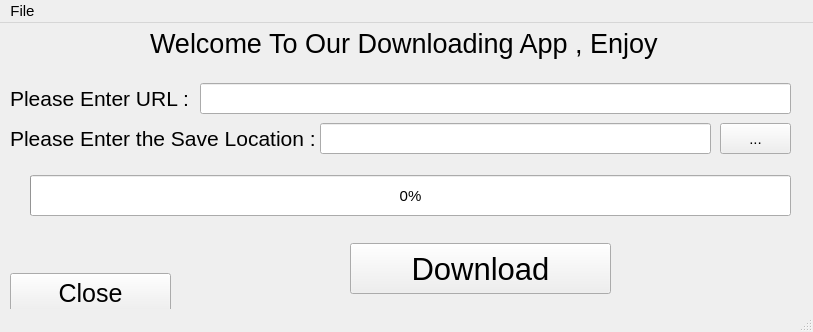
<?xml version="1.0" encoding="UTF-8"?>
<ui version="4.0">
 <class>MainWindow</class>
 <widget class="QMainWindow" name="MainWindow">
  <property name="geometry">
   <rect>
    <x>0</x>
    <y>0</y>
    <width>813</width>
    <height>332</height>
   </rect>
  </property>
  <property name="minimumSize">
   <size>
    <width>0</width>
    <height>0</height>
   </size>
  </property>
  <property name="maximumSize">
   <size>
    <width>121111</width>
    <height>16777215</height>
   </size>
  </property>
  <property name="font">
   <font>
    <pointsize>11</pointsize>
   </font>
  </property>
  <property name="windowTitle">
   <string>MainWindow</string>
  </property>
  <property name="styleSheet">
   <string notr="true">QProgressBar:horizontal {
    border: 1px solid #3A3939;
    text-align: center;
    padding: 1px;
    background: #201F1F;
}
QProgressBar::chunk:horizontal {
    background-color: qlineargradient(spread:reflect, x1:1, y1:0.545, x2:1, y2:0, stop:0 rgba(28, 66, 111, 255), stop:1 rgba(37, 87, 146, 255));
}

QToolTip
{
    border: 1px solid #3A3939;
    background-color: rgb(90, 102, 117);;
    color: white;
    padding: 1px;
    opacity: 200;
}

QWidget
{
    color: silver;
    background-color: #302F2F;
    selection-background-color:#3d8ec9;
    selection-color: black;
    background-clip: border;
    border-image: none;
    outline: 0;
}

QWidget:item:hover
{
    background-color: #78879b;
    color: black;
}

QWidget:item:selected
{
    background-color: #3d8ec9;
}

QCheckBox
{
    spacing: 5px;
    outline: none;
    color: #bbb;
    margin-bottom: 2px;
}

QCheckBox:disabled
{
    color: #777777;
}
QCheckBox::indicator,
QGroupBox::indicator
{
    width: 18px;
    height: 18px;
}
QGroupBox::indicator
{
    margin-left: 2px;
}

QCheckBox::indicator:unchecked,
QCheckBox::indicator:unchecked:hover,
QGroupBox::indicator:unchecked,
QGroupBox::indicator:unchecked:hover
{
    image: url(:/dark_blue/img/checkbox_unchecked.png);
}

QCheckBox::indicator:unchecked:focus,
QCheckBox::indicator:unchecked:pressed,
QGroupBox::indicator:unchecked:focus,
QGroupBox::indicator:unchecked:pressed
{
  border: none;
    image: url(:/dark_blue/img/checkbox_unchecked_focus.png);
}

QCheckBox::indicator:checked,
QCheckBox::indicator:checked:hover,
QGroupBox::indicator:checked,
QGroupBox::indicator:checked:hover
{
    image: url(:/dark_blue/img/checkbox_checked.png);
}

QCheckBox::indicator:checked:focus,
QCheckBox::indicator:checked:pressed,
QGroupBox::indicator:checked:focus,
QGroupBox::indicator:checked:pressed
{
  border: none;
    image: url(:/dark_blue/img/checkbox_checked_focus.png);
}

QCheckBox::indicator:indeterminate,
QCheckBox::indicator:indeterminate:hover,
QCheckBox::indicator:indeterminate:pressed
QGroupBox::indicator:indeterminate,
QGroupBox::indicator:indeterminate:hover,
QGroupBox::indicator:indeterminate:pressed
{
    image: url(:/dark_blue/img/checkbox_indeterminate.png);
}

QCheckBox::indicator:indeterminate:focus,
QGroupBox::indicator:indeterminate:focus
{
    image: url(:/dark_blue/img/checkbox_indeterminate_focus.png);
}

QCheckBox::indicator:checked:disabled,
QGroupBox::indicator:checked:disabled
{
    image: url(:/dark_blue/img/checkbox_checked_disabled.png);
}

QCheckBox::indicator:unchecked:disabled,
QGroupBox::indicator:unchecked:disabled
{
    image: url(:/dark_blue/img/checkbox_unchecked_disabled.png);
}

QRadioButton
{
    spacing: 5px;
    outline: none;
    color: #bbb;
    margin-bottom: 2px;
}

QRadioButton:disabled
{
    color: #777777;
}
QRadioButton::indicator
{
    width: 21px;
    height: 21px;
}

QRadioButton::indicator:unchecked,
QRadioButton::indicator:unchecked:hover
{
    image: url(:/dark_blue/img/radio_unchecked.png);
}

QRadioButton::indicator:unchecked:focus,
QRadioButton::indicator:unchecked:pressed
{
  border: none;
  outline: none;
    image: url(:/dark_blue/img/radio_unchecked_focus.png);
}

QRadioButton::indicator:checked,
QRadioButton::indicator:checked:hover
{
  border: none;
  outline: none;
    image: url(:/dark_blue/img/radio_checked.png);
}

QRadioButton::indicator:checked:focus,
QRadioButton::indicato::menu-arrowr:checked:pressed
{
  border: none;
  outline: none;
    image: url(:/dark_blue/img/radio_checked_focus.png);
}

QRadioButton::indicator:indeterminate,
QRadioButton::indicator:indeterminate:hover,
QRadioButton::indicator:indeterminate:pressed
{
        image: url(:/dark_blue/img/radio_indeterminate.png);
}

QRadioButton::indicator:checked:disabled
{
  outline: none;
  image: url(:/dark_blue/img/radio_checked_disabled.png);
}

QRadioButton::indicator:unchecked:disabled
{
    image: url(:/dark_blue/img/radio_unchecked_disabled.png);
}


QMenuBar
{
    background-color: #302F2F;
    color: silver;
}

QMenuBar::item
{
    background: transparent;
}

QMenuBar::item:selected
{
    background: transparent;
    border: 1px solid #3A3939;
}

QMenuBar::item:pressed
{
    border: 1px solid #3A3939;
    background-color: #3d8ec9;
    color: black;
    margin-bottom:-1px;
    padding-bottom:1px;
}

QMenu
{
    border: 1px solid #3A3939;
    color: silver;
    margin: 1px;
}

QMenu::icon
{
    margin: 1px;
}

QMenu::item
{
    padding: 2px 2px 2px 25px;
    margin-left: 5px;
    border: 1px solid transparent; /* reserve space for selection border */
}

QMenu::item:selected
{
    color: black;
}

QMenu::separator {
    height: 2px;
    background: lightblue;
    margin-left: 10px;
    margin-right: 5px;
}

QMenu::indicator {
    width: 16px;
    height: 16px;
}

/* non-exclusive indicator = check box style indicator
   (see QActionGroup::setExclusive) */
QMenu::indicator:non-exclusive:unchecked {
    image: url(:/dark_blue/img/checkbox_unchecked.png);
}

QMenu::indicator:non-exclusive:unchecked:selected {
    image: url(:/dark_blue/img/checkbox_unchecked_disabled.png);
}

QMenu::indicator:non-exclusive:checked {
    image: url(:/dark_blue/img/checkbox_checked.png);
}

QMenu::indicator:non-exclusive:checked:selected {
    image: url(:/dark_blue/img/checkbox_checked_disabled.png);
}

/* exclusive indicator = radio button style indicator (see QActionGroup::setExclusive) */
QMenu::indicator:exclusive:unchecked {
    image: url(:/dark_blue/img/radio_unchecked.png);
}

QMenu::indicator:exclusive:unchecked:selected {
    image: url(:/dark_blue/img/radio_unchecked_disabled.png);
}

QMenu::indicator:exclusive:checked {
    image: url(:/dark_blue/img/radio_checked.png);
}

QMenu::indicator:exclusive:checked:selected {
    image: url(:/dark_blue/img/radio_checked_disabled.png);
}

QMenu::right-arrow {
    margin: 5px;
    image: url(:/dark_blue/img/right_arrow.png)
}


QWidget:disabled
{
    color: #808080;
    background-color: #302F2F;
}

QAbstractItemView
{
    alternate-background-color: #3A3939;
    color: silver;
    border: 1px solid 3A3939;
    border-radius: 2px;
    padding: 1px;
}

QWidget:focus, QMenuBar:focus
{
    border: 1px solid #78879b;
}

QTabWidget:focus, QCheckBox:focus, QRadioButton:focus, QSlider:focus
{
    border: none;
}

QLineEdit
{
    background-color: #201F1F;
    padding: 2px;
    border-style: solid;
    border: 1px solid #3A3939;
    border-radius: 2px;
    color: silver;
}

QGroupBox {
    border:1px solid #3A3939;
    border-radius: 2px;
    margin-top: 20px;
    background-color: #302F2F;
    color: silver;
}

QGroupBox::title {
    subcontrol-origin: margin;
    subcontrol-position: top center;
    padding-left: 10px;
    padding-right: 10px;
    padding-top: 10px;
}

QAbstractScrollArea
{
    border-radius: 2px;
    border: 1px solid #3A3939;
    background-color: transparent;
}

QScrollBar:horizontal
{
    height: 15px;
    margin: 3px 15px 3px 15px;
    border: 1px transparent #2A2929;
    border-radius: 4px;
    background-color: #2A2929;
}

QScrollBar::handle:horizontal
{
    background-color: #605F5F;
    min-width: 5px;
    border-radius: 4px;
}

QScrollBar::add-line:horizontal
{
    margin: 0px 3px 0px 3px;
    border-image: url(:/dark_blue/img/right_arrow_disabled.png);
    width: 10px;
    height: 10px;
    subcontrol-position: right;
    subcontrol-origin: margin;
}

QScrollBar::sub-line:horizontal
{
    margin: 0px 3px 0px 3px;
    border-image: url(:/dark_blue/img/left_arrow_disabled.png);
    height: 10px;
    width: 10px;
    subcontrol-position: left;
    subcontrol-origin: margin;
}

QScrollBar::add-line:horizontal:hover,QScrollBar::add-line:horizontal:on
{
    border-image: url(:/dark_blue/img/right_arrow.png);
    height: 10px;
    width: 10px;
    subcontrol-position: right;
    subcontrol-origin: margin;
}


QScrollBar::sub-line:horizontal:hover, QScrollBar::sub-line:horizontal:on
{
    border-image: url(:/dark_blue/img/left_arrow.png);
    height: 10px;
    width: 10px;
    subcontrol-position: left;
    subcontrol-origin: margin;
}

QScrollBar::up-arrow:horizontal, QScrollBar::down-arrow:horizontal
{
    background: none;
}


QScrollBar::add-page:horizontal, QScrollBar::sub-page:horizontal
{
    background: none;
}

QScrollBar:vertical
{
    background-color: #2A2929;
    width: 15px;
    margin: 15px 3px 15px 3px;
    border: 1px transparent #2A2929;
    border-radius: 4px;
}

QScrollBar::handle:vertical
{
    background-color: #605F5F;
    min-height: 5px;
    border-radius: 4px;
}

QScrollBar::sub-line:vertical
{
    margin: 3px 0px 3px 0px;
    border-image: url(:/dark_blue/img/up_arrow_disabled.png);
    height: 10px;
    width: 10px;
    subcontrol-position: top;
    subcontrol-origin: margin;
}

QScrollBar::add-line:vertical
{
    margin: 3px 0px 3px 0px;
    border-image: url(:/dark_blue/img/down_arrow_disabled.png);
    height: 10px;
    width: 10px;
    subcontrol-position: bottom;
    subcontrol-origin: margin;
}

QScrollBar::sub-line:vertical:hover,QScrollBar::sub-line:vertical:on
{

    border-image: url(:/dark_blue/img/up_arrow.png);
    height: 10px;
    width: 10px;
    subcontrol-position: top;
    subcontrol-origin: margin;
}


QScrollBar::add-line:vertical:hover, QScrollBar::add-line:vertical:on
{
    border-image: url(:/dark_blue/img/down_arrow.png);
    height: 10px;
    width: 10px;
    subcontrol-position: bottom;
    subcontrol-origin: margin;
}

QScrollBar::up-arrow:vertical, QScrollBar::down-arrow:vertical
{
    background: none;
}


QScrollBar::add-page:vertical, QScrollBar::sub-page:vertical
{
    background: none;
}

QTextEdit
{
    background-color: #201F1F;
    color: silver;
    border: 1px solid #3A3939;
}

QPlainTextEdit
{
    background-color: #201F1F;;
    color: silver;
    border-radius: 2px;
    border: 1px solid #3A3939;
}

QHeaderView::section
{
    background-color: #3A3939;
    color: silver;
    padding-left: 4px;
    border: 1px solid #6c6c6c;
}

QSizeGrip {
    image: url(:/dark_blue/img/sizegrip.png);
    width: 12px;
    height: 12px;
}

QMainWindow
{
    background-color: #302F2F;

}

QMainWindow::separator
{
    background-color: #302F2F;
    color: white;
    padding-left: 4px;
    spacing: 2px;
    border: 1px dashed #3A3939;
}

QMainWindow::separator:hover
{

    background-color: #787876;
    color: white;
    padding-left: 4px;
    border: 1px solid #3A3939;
    spacing: 2px;
}


QMenu::separator
{
    height: 1px;
    background-color: #3A3939;
    color: white;
    padding-left: 4px;
    margin-left: 10px;
    margin-right: 5px;
}


QFrame
{
    border-radius: 2px;
    border: 1px solid #444;
}

QFrame[frameShape=&quot;0&quot;]
{
    border-radius: 2px;
    border: 1px transparent #444;
}

QStackedWidget
{
    background-color: #302F2F;
    border: 1px transparent black;
}

QToolBar {
    border: 1px transparent #393838;
    background: 1px solid #302F2F;
    font-weight: bold;
}

QToolBar::handle:horizontal {
    image: url(:/dark_blue/img/Hmovetoolbar.png);
}
QToolBar::handle:vertical {
    image: url(:/dark_blue/img/Vmovetoolbar.png);
}
QToolBar::separator:horizontal {
    image: url(:/dark_blue/img/Hsepartoolbar.png);
}
QToolBar::separator:vertical {
    image: url(:/dark_blue/img/Vsepartoolbars.png);
}

QPushButton
{
    color: silver;
    background-color: #302F2F;
    border-width: 2px;
    border-color: #4A4949;
    border-style: solid;
    padding-top: 2px;
    padding-bottom: 2px;
    padding-left: 10px;
    padding-right: 10px;
    border-radius: 4px;
    /* outline: none; */
    /* min-width: 40px; */
}

QPushButton:disabled
{
    background-color: #302F2F;
    border-width: 2px;
    border-color: #3A3939;
    border-style: solid;
    padding-top: 2px;
    padding-bottom: 2px;
    padding-left: 10px;
    padding-right: 10px;
    /*border-radius: 2px;*/
    color: #808080;
}

QPushButton:focus {
    background-color: #3d8ec9;
    color: white;
}

QComboBox
{
    selection-background-color: #3d8ec9;
    background-color: #201F1F;
    border-style: solid;
    border: 1px solid #3A3939;
    border-radius: 2px;
    padding: 2px;
    min-width: 75px;
}

QPushButton:checked{
    background-color: #4A4949;
    border-color: #6A6969;
}

QPushButton:hover {
    border: 2px solid #78879b;
    color: silver;
}

QComboBox:hover, QAbstractSpinBox:hover,QLineEdit:hover,QTextEdit:hover,QPlainTextEdit:hover,QAbstractView:hover,QTreeView:hover
{
    border: 1px solid #78879b;
    color: silver;
}

QComboBox:on
{
    background-color: #626873;
    padding-top: 3px;
    padding-left: 4px;
    selection-background-color: #4a4a4a;
}

QComboBox QAbstractItemView
{
    background-color: #201F1F;
    border-radius: 2px;
    border: 1px solid #444;
    selection-background-color: #3d8ec9;
    color: silver;
}

QComboBox::drop-down
{
    subcontrol-origin: padding;
    subcontrol-position: top right;
    width: 15px;

    border-left-width: 0px;
    border-left-color: darkgray;
    border-left-style: solid;
    border-top-right-radius: 3px;
    border-bottom-right-radius: 3px;
}

QComboBox::down-arrow
{
    image: url(:/dark_blue/img/down_arrow_disabled.png);
}

QComboBox::down-arrow:on, QComboBox::down-arrow:hover,
QComboBox::down-arrow:focus
{
    image: url(:/dark_blue/img/down_arrow.png);
}

QPushButton:pressed
{
    background-color: #484846;
}

QAbstractSpinBox {
    padding-top: 2px;
    padding-bottom: 2px;
    border: 1px solid #3A3939;
    background-color: #201F1F;
    color: silver;
    border-radius: 2px;
    min-width: 75px;
}

QAbstractSpinBox:up-button
{
    background-color: transparent;
    subcontrol-origin: border;
    subcontrol-position: top right;
}

QAbstractSpinBox:down-button
{
    background-color: transparent;
    subcontrol-origin: border;
    subcontrol-position: bottom right;
}

QAbstractSpinBox::up-arrow,QAbstractSpinBox::up-arrow:disabled,QAbstractSpinBox::up-arrow:off {
    image: url(:/dark_blue/img/up_arrow_disabled.png);
    width: 10px;
    height: 10px;
}
QAbstractSpinBox::up-arrow:hover
{
    image: url(:/dark_blue/img/up_arrow.png);
}


QAbstractSpinBox::down-arrow,QAbstractSpinBox::down-arrow:disabled,QAbstractSpinBox::down-arrow:off
{
    image: url(:/dark_blue/img/down_arrow_disabled.png);
    width: 10px;
    height: 10px;
}
QAbstractSpinBox::down-arrow:hover
{
    image: url(:/dark_blue/img/down_arrow.png);
}


QLabel
{
    border: 0px solid black;
}

QTabWidget{
    border: 1px transparent black;
}

QTabWidget::pane {
    border: 1px solid #444;
    border-radius: 3px;
    padding: 3px;
}

QTabBar
{
    qproperty-drawBase: 0;
    left: 5px; /* move to the right by 5px */
}

QTabBar:focus
{
    border: 0px transparent black;
}

QTabBar::close-button  {
    image: url(:/dark_blue/img/close.png);
    background: transparent;
}

QTabBar::close-button:hover
{
    image: url(:/dark_blue/img/close-hover.png);
    background: transparent;
}

QTabBar::close-button:pressed {
    image: url(:/dark_blue/img/close-pressed.png);
    background: transparent;
}

/* TOP TABS */
QTabBar::tab:top {
    color: #b1b1b1;
    border: 1px solid #4A4949;
    border-bottom: 1px transparent black;
    background-color: #302F2F;
    padding: 5px;
    border-top-left-radius: 2px;
    border-top-right-radius: 2px;
}

QTabBar::tab:top:!selected
{
    color: #b1b1b1;
    background-color: #201F1F;
    border: 1px transparent #4A4949;
    border-bottom: 1px transparent #4A4949;
    border-top-left-radius: 0px;
    border-top-right-radius: 0px;
}

QTabBar::tab:top:!selected:hover {
    background-color: #48576b;
}

/* BOTTOM TABS */
QTabBar::tab:bottom {
    color: #b1b1b1;
    border: 1px solid #4A4949;
    border-top: 1px transparent black;
    background-color: #302F2F;
    padding: 5px;
    border-bottom-left-radius: 2px;
    border-bottom-right-radius: 2px;
}

QTabBar::tab:bottom:!selected
{
    color: #b1b1b1;
    background-color: #201F1F;
    border: 1px transparent #4A4949;
    border-top: 1px transparent #4A4949;
    border-bottom-left-radius: 0px;
    border-bottom-right-radius: 0px;
}

QTabBar::tab:bottom:!selected:hover {
    background-color: #78879b;
}

/* LEFT TABS */
QTabBar::tab:left {
    color: #b1b1b1;
    border: 1px solid #4A4949;
    border-left: 1px transparent black;
    background-color: #302F2F;
    padding: 5px;
    border-top-right-radius: 2px;
    border-bottom-right-radius: 2px;
}

QTabBar::tab:left:!selected
{
    color: #b1b1b1;
    background-color: #201F1F;
    border: 1px transparent #4A4949;
    border-right: 1px transparent #4A4949;
    border-top-right-radius: 0px;
    border-bottom-right-radius: 0px;
}

QTabBar::tab:left:!selected:hover {
    background-color: #48576b;
}


/* RIGHT TABS */
QTabBar::tab:right {
    color: #b1b1b1;
    border: 1px solid #4A4949;
    border-right: 1px transparent black;
    background-color: #302F2F;
    padding: 5px;
    border-top-left-radius: 2px;
    border-bottom-left-radius: 2px;
}

QTabBar::tab:right:!selected
{
    color: #b1b1b1;
    background-color: #201F1F;
    border: 1px transparent #4A4949;
    border-right: 1px transparent #4A4949;
    border-top-left-radius: 0px;
    border-bottom-left-radius: 0px;
}

QTabBar::tab:right:!selected:hover {
    background-color: #48576b;
}

QTabBar QToolButton::right-arrow:enabled {
     image: url(:/dark_blue/img/right_arrow.png);
 }

 QTabBar QToolButton::left-arrow:enabled {
     image: url(:/dark_blue/img/left_arrow.png);
 }

QTabBar QToolButton::right-arrow:disabled {
     image: url(:/dark_blue/img/right_arrow_disabled.png);
 }

 QTabBar QToolButton::left-arrow:disabled {
     image: url(:/dark_blue/img/left_arrow_disabled.png);
 }


QDockWidget {
    border: 1px solid #403F3F;
    titlebar-close-icon: url(:/dark_blue/img/close.png);
    titlebar-normal-icon: url(:/dark_blue/img/undock.png);
}

QDockWidget::close-button, QDockWidget::float-button {
    border: 1px solid transparent;
    border-radius: 2px;
    background: transparent;
}

QDockWidget::close-button:hover, QDockWidget::float-button:hover {
    background: rgba(255, 255, 255, 10);
}

QDockWidget::close-button:pressed, QDockWidget::float-button:pressed {
    padding: 1px -1px -1px 1px;
    background: rgba(255, 255, 255, 10);
}

QTreeView, QListView, QTextBrowser, AtLineEdit, AtLineEdit::hover {
    border: 1px solid #444;
    background-color: silver;
    border-radius: 3px;
    margin-left: 3px;
    color: black;
}

QTreeView:branch:selected, QTreeView:branch:hover {
    background: url(:/dark_blue/img/transparent.png);
}

QTreeView::branch:has-siblings:!adjoins-item {
    border-image: url(:/dark_blue/img/transparent.png);
}

QTreeView::branch:has-siblings:adjoins-item {
    border-image: url(:/dark_blue/img/transparent.png);
}

QTreeView::branch:!has-children:!has-siblings:adjoins-item {
    border-image: url(:/dark_blue/img/transparent.png);
}

QTreeView::branch:has-children:!has-siblings:closed,
QTreeView::branch:closed:has-children:has-siblings {
    image: url(:/dark_blue/img/branch_closed.png);
}

QTreeView::branch:open:has-children:!has-siblings,
QTreeView::branch:open:has-children:has-siblings  {
    image: url(:/dark_blue/img/branch_open.png);
}

QTreeView::branch:has-children:!has-siblings:closed:hover,
QTreeView::branch:closed:has-children:has-siblings:hover {
    image: url(:/dark_blue/img/branch_closed-on.png);
    }

QTreeView::branch:open:has-children:!has-siblings:hover,
QTreeView::branch:open:has-children:has-siblings:hover  {
    image: url(:/dark_blue/img/branch_open-on.png);
    }

QListView::item:!selected:hover, QListView::item:!selected:hover, QTreeView::item:!selected:hover  {
    background: rgba(0, 0, 0, 0);
    outline: 0;
    color: #FFFFFF
}

QListView::item:selected:hover, QListView::item:selected:hover, QTreeView::item:selected:hover  {
    background: #3d8ec9;
    color: #FFFFFF;
}

QSlider::groove:horizontal {
    border: 1px solid #3A3939;
    height: 8px;
    background: #201F1F;
    margin: 2px 0;
    border-radius: 2px;
}

QSlider::handle:horizontal {
    background: QLinearGradient( x1: 0, y1: 0, x2: 0, y2: 1,
      stop: 0.0 silver, stop: 0.2 #a8a8a8, stop: 1 #727272);
    border: 1px solid #3A3939;
    width: 14px;
    height: 14px;
    margin: -4px 0;
    border-radius: 2px;
}

QSlider::groove:vertical {
    border: 1px solid #3A3939;
    width: 8px;
    background: #201F1F;
    margin: 0 0px;
    border-radius: 2px;
}

QSlider::handle:vertical {
    background: QLinearGradient( x1: 0, y1: 0, x2: 0, y2: 1, stop: 0.0 silver,
    stop: 0.2 #a8a8a8, stop: 1 #727272);
    border: 1px solid #3A3939;
    width: 14px;
    height: 14px;
    margin: 0 -4px;
    border-radius: 2px;
}

QToolButton {
    /*  background-color: transparent; */
    border: 2px transparent #4A4949;
    border-radius: 4px;
    background-color: dimgray;
    margin: 2px;
    padding: 2px;
}

QToolButton[popupMode=&quot;1&quot;] { /* only for MenuButtonPopup */
 padding-right: 20px; /* make way for the popup button */
 border: 2px transparent #4A4949;
 border-radius: 4px;
}

QToolButton[popupMode=&quot;2&quot;] { /* only for InstantPopup */
 padding-right: 10px; /* make way for the popup button */
 border: 2px transparent #4A4949;
}


QToolButton:hover, QToolButton::menu-button:hover {
    border: 2px solid #78879b;
}

QToolButton:checked, QToolButton:pressed,
    QToolButton::menu-button:pressed {
    background-color: #4A4949;
    border: 2px solid #78879b;
}

/* the subcontrol below is used only in the InstantPopup or DelayedPopup mode */
QToolButton::menu-indicator {
    image: url(:/dark_blue/img/down_arrow.png);
    top: -7px; left: -2px; /* shift it a bit */
}

/* the subcontrols below are used only in the MenuButtonPopup mode */
QToolButton::menu-button {
    border: 1px transparent #4A4949;
    border-top-right-radius: 6px;
    border-bottom-right-radius: 6px;
    /* 16px width + 4px for border = 20px allocated above */
    width: 16px;
    outline: none;
}

QToolButton::menu-arrow {
    image: url(:/dark_blue/img/down_arrow.png);
}

QToolButton::menu-arrow:open {
    top: 1px; left: 1px; /* shift it a bit */
    border: 1px solid #3A3939;
}

QPushButton::menu-indicator  {
    subcontrol-origin: padding;
    subcontrol-position: bottom right;
    left: 4px;
}

QTableView
{
    border: 1px solid #444;
    gridline-color: #6c6c6c;
    background-color: #201F1F;
}


QTableView, QHeaderView
{
    border-radius: 0px;
}

QTableView::item:pressed, QListView::item:pressed, QTreeView::item:pressed  {
    background: #78879b;
    color: #FFFFFF;
}

QTableView::item:selected:active, QTreeView::item:selected:active, QListView::item:selected:active  {
    background: #3d8ec9;
    color: #FFFFFF;
}


QHeaderView
{
    border: 1px transparent;
    border-radius: 2px;
    margin: 0px;
    padding: 0px;
}

QHeaderView::section  {
    background-color: #3A3939;
    color: silver;
    padding: 4px;
    border: 1px solid #6c6c6c;
    border-radius: 0px;
    text-align: center;
}

QHeaderView::section::vertical::first, QHeaderView::section::vertical::only-one
{
    border-top: 1px solid #6c6c6c;
}

QHeaderView::section::vertical
{
    border-top: transparent;
}

QHeaderView::section::horizontal::first, QHeaderView::section::horizontal::only-one
{
    border-left: 1px solid #6c6c6c;
}

QHeaderView::section::horizontal
{
    border-left: transparent;
}


QHeaderView::section:checked
 {
    color: white;
    background-color: #5A5959;
 }

 /* style the sort indicator */
QHeaderView::down-arrow {
    image: url(:/dark_blue/img/down_arrow.png);
}

QHeaderView::up-arrow {
    image: url(:/dark_blue/img/up_arrow.png);
}


QTableCornerButton::section {
    background-color: #3A3939;
    border: 1px solid #3A3939;
    border-radius: 2px;
}

QToolBox  {
    padding: 3px;
    border: 1px transparent black;
}

QToolBox::tab {
    color: #b1b1b1;
    background-color: #302F2F;
    border: 1px solid #4A4949;
    border-bottom: 1px transparent #302F2F;
    border-top-left-radius: 5px;
    border-top-right-radius: 5px;
}

 QToolBox::tab:selected { /* italicize selected tabs */
    font: italic;
    background-color: #302F2F;
    border-color: #3d8ec9;
 }

QStatusBar::item {
    border: 1px solid #3A3939;
    border-radius: 2px;
 }


QFrame[height=&quot;3&quot;], QFrame[width=&quot;3&quot;] {
    background-color: #AAA;
}


QSplitter::handle {
    border: 1px dashed #3A3939;
}

QSplitter::handle:hover {
    background-color: #787876;
    border: 1px solid #3A3939;
}

QSplitter::handle:horizontal {
    width: 1px;
}

QSplitter::handle:vertical {
    height: 1px;
}

QListWidget {
    background-color: silver;
    border-radius: 5px;
    margin-left: 5px;
}

QListWidget::item {
    color: black;
}

QMessageBox {
    messagebox-critical-icon	: url(:/dark_blue/img/critical.png);
    messagebox-information-icon	: url(:/dark_blue/img/information.png);
    messagebox-question-icon	: url(:/dark_blue/img/question.png);
    messagebox-warning-icon:    : url(:/dark_blue/img/warning.png);
}

ColorButton::enabled {
    border-radius: 0px;
    border: 1px solid #444444;
}

ColorButton::disabled {
    border-radius: 0px;
    border: 1px solid #AAAAAA;
}
</string>
  </property>
  <widget class="QWidget" name="centralwidget">
   <widget class="QPushButton" name="pushButton">
    <property name="geometry">
     <rect>
      <x>350</x>
      <y>220</y>
      <width>261</width>
      <height>51</height>
     </rect>
    </property>
    <property name="font">
     <font>
      <pointsize>23</pointsize>
     </font>
    </property>
    <property name="toolTip">
     <string>&lt;html&gt;&lt;head/&gt;&lt;body&gt;&lt;p align=&quot;center&quot;&gt;&lt;span style=&quot; font-size:26pt; font-weight:600;&quot;&gt;PRESS HERE TO START DOWNLOADING&lt;/span&gt;&lt;/p&gt;&lt;/body&gt;&lt;/html&gt;</string>
    </property>
    <property name="whatsThis">
     <string>&lt;html&gt;&lt;head/&gt;&lt;body&gt;&lt;p align=&quot;center&quot;&gt;&lt;br/&gt;&lt;/p&gt;&lt;/body&gt;&lt;/html&gt;</string>
    </property>
    <property name="text">
     <string>Download</string>
    </property>
   </widget>
   <widget class="QLabel" name="label_2">
    <property name="geometry">
     <rect>
      <x>10</x>
      <y>60</y>
      <width>181</width>
      <height>31</height>
     </rect>
    </property>
    <property name="font">
     <font>
      <pointsize>16</pointsize>
     </font>
    </property>
    <property name="styleSheet">
     <string notr="true"/>
    </property>
    <property name="text">
     <string>Please Enter URL :</string>
    </property>
   </widget>
   <widget class="QLabel" name="label_3">
    <property name="geometry">
     <rect>
      <x>10</x>
      <y>100</y>
      <width>311</width>
      <height>31</height>
     </rect>
    </property>
    <property name="font">
     <font>
      <pointsize>16</pointsize>
     </font>
    </property>
    <property name="styleSheet">
     <string notr="true"/>
    </property>
    <property name="text">
     <string>Please Enter the Save Location :</string>
    </property>
   </widget>
   <widget class="QLineEdit" name="lineEdit">
    <property name="geometry">
     <rect>
      <x>200</x>
      <y>60</y>
      <width>591</width>
      <height>31</height>
     </rect>
    </property>
    <property name="toolTip">
     <string>&lt;html&gt;&lt;head/&gt;&lt;body&gt;&lt;p&gt;&lt;br/&gt;&lt;/p&gt;&lt;/body&gt;&lt;/html&gt;</string>
    </property>
   </widget>
   <widget class="QLineEdit" name="lineEdit_2">
    <property name="geometry">
     <rect>
      <x>320</x>
      <y>100</y>
      <width>391</width>
      <height>31</height>
     </rect>
    </property>
   </widget>
   <widget class="QPushButton" name="pushButton_2">
    <property name="geometry">
     <rect>
      <x>720</x>
      <y>100</y>
      <width>71</width>
      <height>31</height>
     </rect>
    </property>
    <property name="styleSheet">
     <string notr="true"/>
    </property>
    <property name="text">
     <string>...</string>
    </property>
   </widget>
   <widget class="QProgressBar" name="progressBar">
    <property name="geometry">
     <rect>
      <x>30</x>
      <y>152</y>
      <width>761</width>
      <height>41</height>
     </rect>
    </property>
    <property name="styleSheet">
     <string notr="true"/>
    </property>
    <property name="value">
     <number>0</number>
    </property>
    <property name="textVisible">
     <bool>true</bool>
    </property>
    <property name="invertedAppearance">
     <bool>false</bool>
    </property>
   </widget>
   <widget class="QLabel" name="label">
    <property name="geometry">
     <rect>
      <x>150</x>
      <y>-10</y>
      <width>551</width>
      <height>61</height>
     </rect>
    </property>
    <property name="font">
     <font>
      <pointsize>20</pointsize>
     </font>
    </property>
    <property name="text">
     <string>Welcome To Our Downloading App , Enjoy</string>
    </property>
   </widget>
   <widget class="QPushButton" name="pushButton_3">
    <property name="geometry">
     <rect>
      <x>10</x>
      <y>250</y>
      <width>161</width>
      <height>41</height>
     </rect>
    </property>
    <property name="font">
     <font>
      <pointsize>19</pointsize>
     </font>
    </property>
    <property name="toolTip">
     <string>&lt;html&gt;&lt;head/&gt;&lt;body&gt;&lt;p align=&quot;center&quot;&gt;&lt;span style=&quot; font-size:26pt; font-weight:600;&quot;&gt;PRESS HERE TO START DOWNLOADING&lt;/span&gt;&lt;/p&gt;&lt;/body&gt;&lt;/html&gt;</string>
    </property>
    <property name="whatsThis">
     <string>&lt;html&gt;&lt;head/&gt;&lt;body&gt;&lt;p align=&quot;center&quot;&gt;&lt;br/&gt;&lt;/p&gt;&lt;/body&gt;&lt;/html&gt;</string>
    </property>
    <property name="text">
     <string>Close</string>
    </property>
   </widget>
  </widget>
  <widget class="QMenuBar" name="menubar">
   <property name="geometry">
    <rect>
     <x>0</x>
     <y>0</y>
     <width>813</width>
     <height>21</height>
    </rect>
   </property>
   <widget class="QMenu" name="menuFile">
    <property name="title">
     <string>File</string>
    </property>
    <addaction name="actionExit"/>
   </widget>
   <addaction name="menuFile"/>
  </widget>
  <widget class="QStatusBar" name="statusbar"/>
  <action name="actionExit">
   <property name="text">
    <string>Close </string>
   </property>
  </action>
 </widget>
 <resources/>
 <connections/>
</ui>
